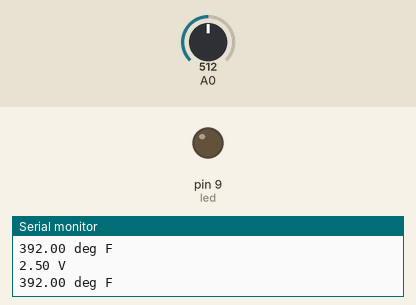
Recording of a sketch running on a simulated Arduino Uno, built with avr-gcc and run on an emulated ATmega328P. On the bench: output pins drawn as LEDs (lit = HIGH), the last lines printed to the serial monitor. Inputs (shaded band) come from the test bench; at power-on: A0 = 512.

Above: at 1.3 s.
1.4 s: A0 set to 158
2.9 s: A0 set to 132
At 4.0 s:
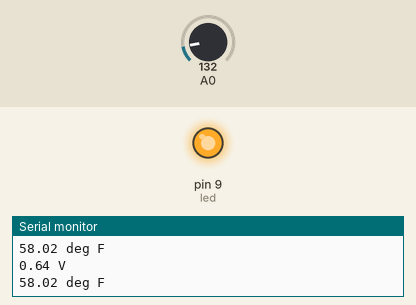
4.5 s: A0 set to 306
At 5.2 s:
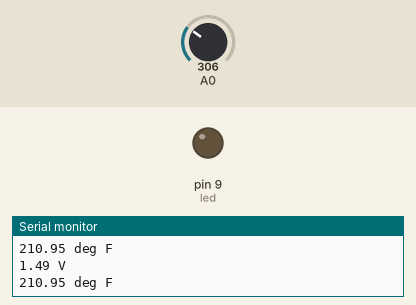
6.0 s: A0 set to 122
At 6.5 s:
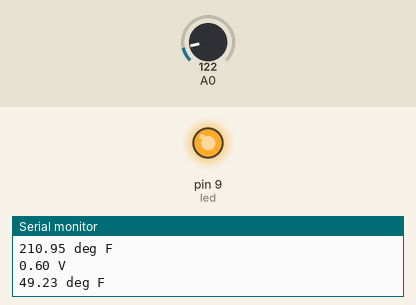
Timing chart, 0 to 8.5 s (numbered marks = the images above; inputs shaded):
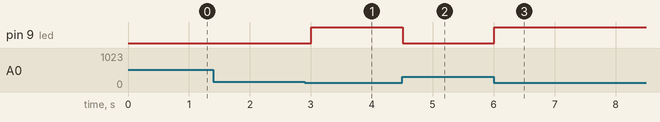

The sketch:

Temperature.ino
```cpp
int temperaturePin = 0; //TMP36's Vout (sense) pin
                        //resolution is 10 mV / degree centigrade
                        //(500 mV offset) to make negative temperatures an option
int led = 9;

void setup() {
  Serial.begin(9600);
  pinMode(led,OUTPUT);
}

void loop() {
  float temperature = getVoltage(temperaturePin);
  Serial.print(temperature); Serial.println(" V");
  temperature = (((temperature - .5) * 100) * 1.8) + 32;
  Serial.print(temperature); Serial.println(" deg F");

  if(temperature < 68) {
    digitalWrite(led, HIGH);
  } else {
    digitalWrite(led, LOW);
  }

  delay(500);
}

float getVoltage(int pin){
  return (analogRead(pin) * .004882814);
}
```

Measured:
- the behaviour switches between 144 and 143 on A0 (found by bisection; images 0 and 1)
- after the input at 2.9 s, pin 9 (led): LOW → HIGH after 0.11 s
- after the input at 4.5 s, pin 9 (led): HIGH → LOW at once
- after the input at 6.0 s, pin 9 (led): LOW → HIGH at once
